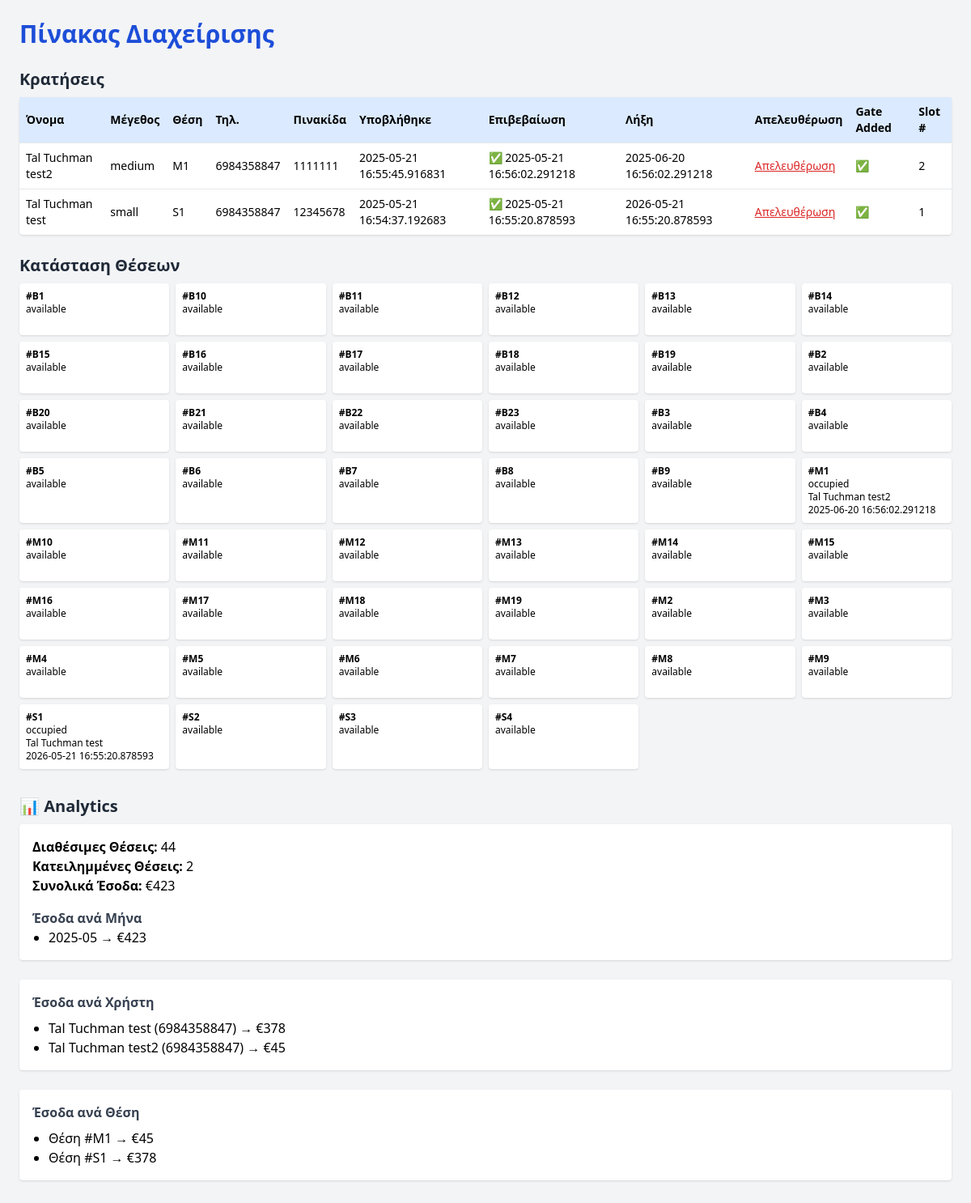
The app's page /admin (signed in), older data.
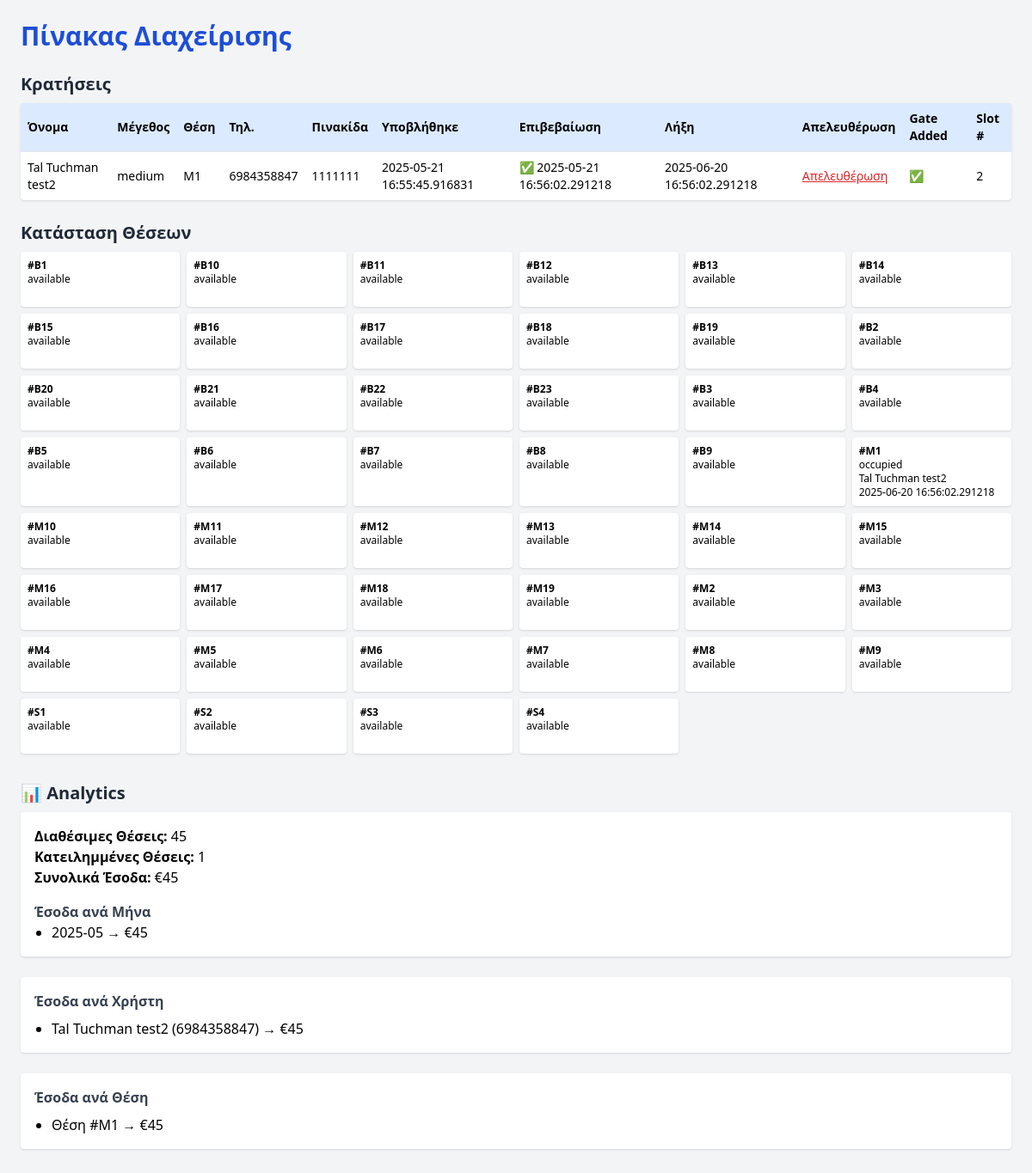
The same page, newer data.
### tables this page shows
CREATE TABLE users (
    id INTEGER PRIMARY KEY AUTOINCREMENT,
    name TEXT NOT NULL,
    phone TEXT NOT NULL,
    plate TEXT NOT NULL,
    vehicle TEXT NOT NULL,        -- will hold 'small','medium','large'
    spot TEXT NOT NULL,           -- e.g. 'S1','M5','B12'
    duration TEXT NOT NULL,       -- 'monthly' or 'yearly'
    submitted_at DATETIME NOT NULL,
    confirmed INTEGER DEFAULT 0,
    confirmed_at DATETIME,
    release_at DATETIME,
    gate_added INTEGER DEFAULT 0,
    gate_slot INTEGER
);

CREATE TABLE spots (
    id TEXT PRIMARY KEY,
    status TEXT NOT NULL,
    assigned_to TEXT,
    reserved_at DATETIME,
    release_at DATETIME
);

### app.py (the view)
@app.route("/admin")
def admin():
    if not session.get("admin_logged_in"):
        return redirect(url_for("login"))
    cleanup_expired_reservations()
    conn = connect_db()
    c = conn.cursor()
    c.execute('''
    SELECT users.id, name, phone, plate, vehicle, spot, duration,
           submitted_at, confirmed, confirmed_at, release_at,
           gate_added, gate_slot
    FROM users
    ORDER BY submitted_at DESC
    ''')
    reservations = c.fetchall()
    c.execute('''
    SELECT id, status, assigned_to, release_at
        FROM spots
        ORDER BY id ASC
    ''')
    spots = c.fetchall()
    c.execute("SELECT COUNT(*) FROM spots WHERE status = 'available'")
    available_spots = c.fetchone()[0]
    c.execute("SELECT COUNT(*) FROM spots WHERE status = 'occupied'")
    occupied_spots = c.fetchone()[0]
    c.execute(f"SELECT SUM({price_sql_case()}) FROM users WHERE confirmed = 1")
    total_income = c.fetchone()[0] or 0
    c.execute(f"""
        SELECT strftime('%Y-%m', confirmed_at) AS month,
            SUM({price_sql_case()})
        FROM users
        WHERE confirmed = 1
    GROUP BY month
    ORDER BY month DESC
    """)
    monthly_income = c.fetchall()
    c.execute(f"""
        SELECT name, phone,
            SUM({price_sql_case()}) AS income
        FROM users
        WHERE confirmed = 1
    GROUP BY name, phone
    ORDER BY income DESC
    """)
    user_income = c.fetchall()
    c.execute(f"""
        SELECT spot,
            SUM({price_sql_case()}) AS income
        FROM users
        WHERE confirmed = 1
    GROUP BY spot
    ORDER BY spot
    """)
    spot_income = c.fetchall()
    conn.close()
    return render_template("admin.html",
        reservations=reservations,
        spots=spots,
        available_spots=available_spots,
        occupied_spots=occupied_spots,
        total_income=total_income,
        monthly_income=monthly_income,
        user_income=user_income,
        spot_income=spot_income
    )

### app.py (called while the page is built)
def connect_db():
    return sqlite3.connect(DB_PATH)

def price_sql_case(alias=""):
    return f"""
      CASE
        WHEN duration = 'monthly' AND vehicle = 'small'  THEN {PRICES[('small','monthly')]}
        WHEN duration = 'yearly'  AND vehicle = 'small'  THEN {PRICES[('small','yearly')]}
        WHEN duration = 'monthly' AND vehicle = 'medium' THEN {PRICES[('medium','monthly')]}
        WHEN duration = 'yearly'  AND vehicle = 'medium' THEN {PRICES[('medium','yearly')]}
        WHEN duration = 'monthly' AND vehicle = 'large'  THEN {PRICES[('large','monthly')]}
        WHEN duration = 'yearly'  AND vehicle = 'large'  THEN {PRICES[('large','yearly')]}
        ELSE 0
      END {alias}
    """

def cleanup_expired_reservations():
    now = datetime.now()
    conn = connect_db()
    c = conn.cursor()
    c.execute('''
        SELECT u.id, u.spot FROM users u
        JOIN spots s ON u.spot = s.id
        WHERE u.confirmed = 0 AND u.release_at <= ?
    ''', (now,))
    expired = c.fetchall()
    for user_id, spot_id in expired:
        c.execute("UPDATE spots SET status = 'available', assigned_to = NULL, reserved_at = NULL, release_at = NULL WHERE id = ?", (spot_id,))
        c.execute("DELETE FROM users WHERE id = ?", (user_id,))
    conn.commit()
    conn.close()

### templates/admin.html (shortened to what this page needs)
<!DOCTYPE html>
<html lang="el">
<head>
  <script src="https://cdn.tailwindcss.com"></script>
</head>
<body class="bg-gray-100 p-6">
  <div class="max-w-6xl mx-auto">
    <h1 class="text-3xl font-bold mb-6 text-blue-700">Πίνακας Διαχείρισης</h1>
    <h2 class="text-xl font-semibold text-gray-800 mb-2">Κρατήσεις</h2>
    <table class="w-full bg-white shadow rounded mb-6 text-sm">
      <thead>
        <tr class="bg-blue-100 text-left">
          <th class="p-2">Όνομα</th>
          <th class="p-2">Μέγεθος</th>
          <th class="p-2">Θέση</th>
          <th class="p-2">Τηλ.</th>
          <th class="p-2">Πινακίδα</th>
          <th class="p-2">Υποβλήθηκε</th>
          <th class="p-2">Επιβεβαίωση</th>
          <th class="p-2">Λήξη</th>
          <th class="p-2">Απελευθέρωση</th>
          <th class="p-2">Gate Added</th>
          <th class="p-2">Slot #</th>
        </tr>
      </thead>
      <tbody>
        {% for u in reservations %}
        <tr class="border-t">
          <td class="p-2">{{ u[1] }}</td>
          <td class="p-2">{{ u[4] }}</td>
          <td class="p-2">{{ u[5] }}</td>
          <td class="p-2">{{ u[2] }}</td>
          <td class="p-2">{{ u[3] }}</td>
          <td class="p-2">{{ u[7] }}</td>
          <td class="p-2">
            {% if u[8] %}
              ✅ {{ u[9] }}
            {% else %}
              ❌
              <form method="POST" action="/confirm/{{ u[0] }}">
                <button class="text-blue-600 underline">Επιβεβαίωση</button>
              </form>
            {% endif %}
          </td>
          <td class="p-2">{{ u[10] }}</td>
          <td class="p-2">
            <form method="POST" action="/release/{{ u[5] }}">
              <button class="text-red-600 underline">Απελευθέρωση</button>
            </form>
          </td>
          <td class="p-2">
            {% if u[11] == 1 %}
              ✅
            {% else %}
              <form method="POST" action="/set-gate-access/{{ u[0] }}" class="flex items-center space-x-1">
                <input type="number" name="slot" min="1" max="200" required
                       class="w-16 px-1 py-0.5 border rounded text-xs" placeholder="Slot" />
                <button class="text-green-600 underline text-xs">✔ Add</button>
              </form>
            {% endif %}
          </td>
          <td class="p-2">{{ u[12] or '' }}</td>
        </tr>
        {% endfor %}
      </tbody>
    </table>
    <h2 class="text-xl font-semibold text-gray-800 mb-2">Κατάσταση Θέσεων</h2>
    <div class="grid grid-cols-6 gap-2">
      {% for s in spots %}
      <div class="bg-white p-2 rounded shadow text-xs">
        <strong>#{{ s[0] }}</strong><br />
        {{ s[1] }}<br />
        {{ s[2] or '' }}<br />
        {{ s[3] or '' }}
      </div>
      {% endfor %}
    </div>
    <h2 class="text-xl font-semibold mt-8 mb-2 text-gray-800">📊 Analytics</h2>
    <div class="bg-white p-4 rounded shadow mb-6">
      <p><strong>Διαθέσιμες Θέσεις:</strong> {{ available_spots }}</p>
      <p><strong>Κατειλημμένες Θέσεις:</strong> {{ occupied_spots }}</p>
      <p><strong>Συνολικά Έσοδα:</strong> €{{ total_income }}</p>
      <h3 class="mt-4 font-semibold text-gray-700">Έσοδα ανά Μήνα</h3>
      <ul class="list-disc ml-5">
        {% for row in monthly_income %}
          <li>{{ row[0] }} → €{{ row[1] }}</li>
        {% endfor %}
      </ul>
    </div>
    <div class="bg-white p-4 rounded shadow mb-6">
      <h3 class="font-semibold text-gray-700 mb-2">Έσοδα ανά Χρήστη</h3>
      <ul class="list-disc ml-5">
        {% for row in user_income %}
          <li>{{ row[0] }} ({{ row[1] }}) → €{{ row[2] }}</li>
        {% endfor %}
      </ul>
    </div>
    <div class="bg-white p-4 rounded shadow mb-6">
      <h3 class="font-semibold text-gray-700 mb-2">Έσοδα ανά Θέση</h3>
      <ul class="list-disc ml-5">
        {% for row in spot_income %}
          <li>Θέση #{{ row[0] }} → €{{ row[1] }}</li>
        {% endfor %}
      </ul>
    </div>
  </div>
</body>
</html>

Row changes from the older to the newer data that the page shows:
removed users: name "Tal Tuchman test", vehicle "small", spot "S1", phone "6984358847", plate "12345678", submitted_at "2025-05-21 16:54:37.192683", confirmed_at "2025-05-21 16:55:20.878593", release_at "2026-05-21 16:55:20.878593", gate_slot "1", row "378"
changed spots "S1": status "occupied" → "available"; assigned_to "Tal Tuchman test" → (not shown); release_at "2026-05-21 16:55:20.878593" → (not shown)
Text that changed along with them:
{{ available_spots }}: "44" → "45"
{{ occupied_spots }}: "2" → "1"
{{ total_income }}: "423" → "45"
new list line: "2025-05 → € 45"
list line gone: "2025-05 → € 423"
list line gone: "Θέση # S1 → € 378"
